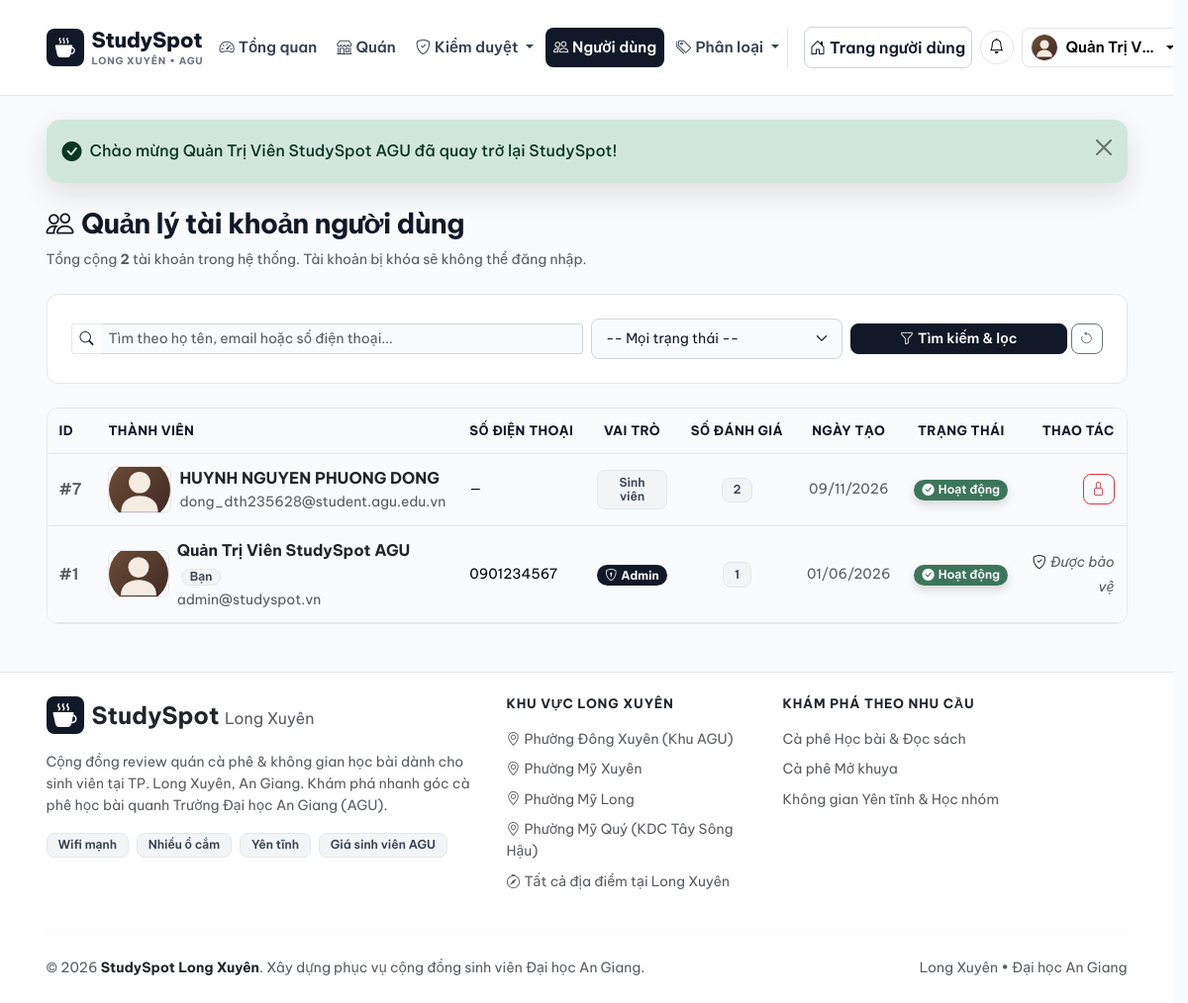
Page /admin/user (signed in) on the committed database.
### tables this page shows
CREATE TABLE `users` (
  `id` int(10) unsigned NOT NULL AUTO_INCREMENT,
  `name` varchar(100) NOT NULL COMMENT 'Họ và tên hiển thị',
  `email` varchar(150) NOT NULL COMMENT 'Email đăng nhập duy nhất',
  `password` varchar(255) NOT NULL COMMENT 'Mật khẩu mã hóa bằng password_hash',
  `phone` varchar(20) DEFAULT NULL COMMENT 'Số điện thoại liên hệ',
  `avatar` varchar(255) DEFAULT NULL COMMENT 'Đường dẫn ảnh đại diện',
  `role` enum('user','admin') NOT NULL DEFAULT 'user' COMMENT 'Vai trò người dùng',
  `status` enum('active','locked') NOT NULL DEFAULT 'active' COMMENT 'Trạng thái tài khoản',
  `created_at` datetime NOT NULL DEFAULT current_timestamp(),
  PRIMARY KEY (`id`),
  UNIQUE KEY `uk_users_email` (`email`),
  KEY `idx_users_role_status` (`role`,`status`)
);

### controllers/Admin/AdminUserController.php (called while the page is built, shortened)
<?php
class AdminUserController extends Controller
{
    private User $userModel;
    public function __construct()
    {
        $this->userModel = new User();
    }
    public function index(): void
    {
        $keyword = trim($_GET['q'] ?? '');
        $status = trim($_GET['status'] ?? '');
        $page = max(1, (int) ($_GET['page'] ?? 1));
        $result = $this->userModel->getAdminList($keyword, $status, $page, ADMIN_ITEMS_PER_PAGE);
        $this->render('admin/users/index', [
            'pageTitle'   => 'Quản lý Người dùng',
            'users'       => $result['items'],
            'total'       => $result['total'],
            'currentPage' => $result['currentPage'],
            'totalPages'  => $result['totalPages'],
            'filters'     => [
                'q'      => $keyword,
                'status' => $status,
            ],
        ], 'admin');
    }
}

### core/Router.php (called while the page is built, shortened)
<?php
class Router
{
    public function dispatch(): void
    {
        $actionSegment = 'index';
        $params = [];
        if (!empty($_GET['url'])) {
            $url = trim(filter_var($_GET['url'], FILTER_SANITIZE_URL), '/');
            $segments = $url !== '' ? explode('/', $url) : [];
            if (!empty($segments) && strtolower($segments[0]) === 'admin') {
                array_shift($segments);
                $controllerSegment = !empty($segments[0]) ? array_shift($segments) : 'dashboard';
                $actionSegment = !empty($segments[0]) ? array_shift($segments) : 'index';
                $params = $segments;
            } else {
                $controllerSegment = !empty($segments[0]) ? array_shift($segments) : 'home';
                $actionSegment = !empty($segments[0]) ? array_shift($segments) : 'index';
                $params = $segments;
            }
        }
        $actionMethod = $this->camelCase($actionSegment);
        $controllerObject = new $controllerClass();
        call_user_func_array([$controllerObject, $actionMethod], $params);
    }
    private function studlyCase(string $value): string
    {
        $value = str_replace(['-', '_'], ' ', strtolower($value));
        return str_replace(' ', '', ucwords($value));
    }
    private function camelCase(string $value): string
    {
        return lcfirst($this->studlyCase($value));
    }
}

### index.php (called while the page is built, shortened)
<?php
require_once __DIR__ . '/helpers/functions.php';
$router = new Router();
$router->dispatch();

### models/User.php (called while the page is built, shortened)
<?php
class User extends Model
{
    public function getAdminList(string $keyword = '', string $status = '', int $page = 1, int $perPage = ADMIN_ITEMS_PER_PAGE): array
    {
        $conditions = [];
        $params = [];
        $whereClause = !empty($conditions) ? 'WHERE ' . implode(' AND ', $conditions) : '';
        $countSql = "SELECT COUNT(*) FROM users u {$whereClause}";
        $total = (int) $this->fetchColumn($countSql, $params);
        $totalPages = max(1, (int) ceil($total / $perPage));
        $page = max(1, min($page, $totalPages));
        $offset = ($page - 1) * $perPage;
        $sql = "SELECT u.*,
                       (SELECT COUNT(*) FROM reviews r WHERE r.user_id = u.id) AS review_count
                FROM users u
                {$whereClause}
                ORDER BY u.id DESC
                LIMIT {$perPage} OFFSET {$offset}";
        return [
            'items'       => $this->fetchAll($sql, $params),
            'total'       => $total,
            'currentPage' => $page,
            'totalPages'  => $totalPages,
        ];
    }
}

### core/Model.php (called while the page is built, shortened)
<?php
class Model
{
    protected static ?PDO $pdo = null;
    public static function getConnection(): PDO
    {
        if (self::$pdo === null) {
            $dsn = sprintf(
                'mysql:host=%s;dbname=%s;charset=%s',
                DB_HOST,
                DB_NAME,
                DB_CHARSET
            );
            $options = [
                PDO::ATTR_ERRMODE            => PDO::ERRMODE_EXCEPTION,
                PDO::ATTR_DEFAULT_FETCH_MODE => PDO::FETCH_ASSOC,
                PDO::ATTR_EMULATE_PREPARES   => false,
            ];
            try {
                self::$pdo = new PDO($dsn, DB_USER, DB_PASS, $options);
            } catch (PDOException $e) {
                http_response_code(500);
                die('<div style="font-family:sans-serif;padding:40px;text-align:center;">
                        <h2>Không thể kết nối Cơ sở dữ liệu</h2>
                        <p>Vui lòng kiểm tra MySQL trong XAMPP và đảm bảo đã tạo CSDL <strong>studyspot</strong>.</p>
                    </div>');
            }
        }
        return self::$pdo;
    }
    protected function query(string $sql, array $params = []): PDOStatement
    {
        $stmt = self::getConnection()->prepare($sql);
        $stmt->execute($params);
        return $stmt;
    }
    protected function fetchAll(string $sql, array $params = []): array
    {
        return $this->query($sql, $params)->fetchAll();
    }
    protected function fetchColumn(string $sql, array $params = []): mixed
    {
        return $this->query($sql, $params)->fetchColumn();
    }
}

### helpers/functions.php (called while the page is built, shortened)
<?php
function e(?string $value): string
{
    return htmlspecialchars((string) $value, ENT_QUOTES, 'UTF-8');
}
function base_url(string $path = ''): string
{
    return rtrim(BASE_URL, '/') . '/' . ltrim($path, '/');
}
function get_image_url(?string $path, string $type = 'place', int|string|null $seed = null): string
{
    $defaultSvg = ($type === 'avatar')
        ? 'assets/img/avatar-default.svg'
        : 'assets/img/placeholder.svg';
    if ($type === 'avatar') {
        return base_url('assets/img/avatar-default.svg');
    }
    return base_url($defaultSvg);
}

### core/Session.php (called while the page is built, shortened)
<?php
class Session
{
    public static function user(): ?array
    {
        return $_SESSION['user'] ?? null;
    }
}

### views/admin/users/index.php (the view, shortened to what this page needs)
<?php
$currentAdminId = (int) (Session::user()['id'] ?? 0);
?>
<div class="d-flex flex-column flex-md-row justify-content-between align-items-md-center gap-3 mb-4">
    <div>
        <h1 class="page-title"><i class="bi bi-people me-2"></i>Quản lý tài khoản người dùng</h1>
        <p class="text-muted small mb-0">Tổng cộng <strong><?= number_format((int) $total) ?></strong> tài khoản trong hệ thống. Tài khoản bị khóa sẽ không thể đăng nhập.</p>
    </div>
</div>
<div class="surface-card p-4 mb-4">
    <form action="<?= base_url('admin/user') ?>" method="GET" class="row g-2 align-items-center">
        <div class="col-md-6">
            <div class="input-group input-group-sm">
                <span class="input-group-text bg-white border-end-0"><i class="bi bi-search text-coffee"></i></span>
                <input type="text" name="q" class="form-control border-start-0" placeholder="Tìm theo họ tên, email hoặc số điện thoại..." value="<?= e($filters['q'] ?? '') ?>">
            </div>
        </div>
        <div class="col-md-3">
            <select name="status" class="form-select form-select-sm">
                <option value="">-- Mọi trạng thái --</option>
            </select>
        </div>
        <div class="col-md-3 d-flex gap-1">
            <button type="submit" class="btn btn-sm btn-coffee flex-grow-1"><i class="bi bi-funnel me-1"></i>Tìm kiếm &amp; lọc</button>
            <a href="<?= base_url('admin/user') ?>" class="btn btn-sm btn-outline-secondary" data-bs-toggle="tooltip" title="Đặt lại bộ lọc">
                <i class="bi bi-arrow-counterclockwise"></i>
            </a>
        </div>
    </form>
</div>
<div class="surface-card overflow-hidden">
    <div class="table-responsive">
        <table class="table admin-table table-hover align-middle mb-0">
            <thead>
                <tr>
                    <th width="65" class="ps-3">ID</th>
                    <th>Thành viên</th>
                    <th>Số điện thoại</th>
                    <th class="text-center">Vai trò</th>
                    <th class="text-center">Số đánh giá</th>
                    <th class="text-center">Ngày tạo</th>
                    <th class="text-center">Trạng thái</th>
                    <th width="160" class="text-end pe-3">Thao tác</th>
                </tr>
            </thead>
            <tbody>
                <?php if (empty($users)): ?>
                    <tr>
                        <td colspan="8" class="text-center text-muted py-5">
                            <i class="bi bi-people fs-2 d-block mb-2 text-coffee"></i>
                            Không tìm thấy người dùng nào phù hợp.
                        </td>
                    </tr>
                <?php else: ?>
                    <?php foreach ($users as $u): ?>
                        <?php
                        $uid = (int) $u['id'];
                        $isSelf = ($uid === $currentAdminId);
                        $isAdminRole = ($u['role'] === 'admin');
                        ?>
                        <tr>
                            <td class="ps-3 text-muted fw-semibold">#<?= $uid ?></td>
                            <td>
                                <div class="d-flex align-items-center gap-2">
                                    <img src="<?= get_image_url($u['avatar'] ?? null, 'avatar') ?>" alt="<?= e($u['name']) ?>" class="admin-thumb" width="42" height="42">
                                    <div>
                                        <div class="fw-bold text-dark">
                                            <?= e($u['name']) ?>
                                            <?php if ($isSelf): ?>
                                                <span class="pill-amenity ms-1 py-0 px-2">Bạn</span>
                                            <?php endif; ?>
                                        </div>
                                        <div class="small text-muted"><?= e($u['email']) ?></div>
                                    </div>
                                </div>
                            </td>
                            <td class="small"><?= e($u['phone'] ?: '—') ?></td>
                            <td class="text-center">
                                <?php if ($isAdminRole): ?>
                                    <span class="badge rounded-pill px-2 py-1" style="background: #111827; color: #fff;"><i class="bi bi-shield-lock me-1"></i>Admin</span>
                                <?php else: ?>
                                    <span class="pill-amenity">Sinh viên</span>
                                <?php endif; ?>
                            </td>
                            <td class="text-center">
                                <span class="pill-amenity"><?= (int) ($u['review_count'] ?? 0) ?></span>
                            </td>
                            <td class="text-center small text-muted">
                                <?= date('d/m/Y', strtotime($u['created_at'])) ?>
                            </td>
                            <td class="text-center">
                                <?php if ($u['status'] === 'active'): ?>
                                    <span class="badge badge-status-open rounded-pill px-2 py-1">
                                        <i class="bi bi-check-circle-fill me-1"></i>Hoạt động
                                    </span>
                                <?php else: ?>
                                    <span class="badge badge-status-closed rounded-pill px-2 py-1">
                                        <i class="bi bi-lock-fill me-1"></i>Đang khóa
                                    </span>
                                <?php endif; ?>
                            </td>
                            <td class="text-end pe-3">
                                <?php if ($isSelf || $isAdminRole): ?>
                                    <span class="small text-muted fst-italic"><i class="bi bi-shield-check text-coffee me-1"></i>Được bảo vệ</span>
                                <?php else: ?>
                                    <form
                                        action="<?= base_url('admin/user/toggleStatus/' . $uid) ?>"
                                        method="POST"
                                        class="d-inline"
                                        onsubmit="return confirm('<?= $u['status'] === 'active' ? 'Bạn có chắc muốn KHÓA tài khoản này?' : 'Mở khóa cho tài khoản này?' ?>');"
                                    >
                                        <?php if ($u['status'] === 'active'): ?>
                                            <button type="submit" class="btn btn-sm btn-outline-danger" data-bs-toggle="tooltip" title="Khóa tài khoản thành viên này">
                                                <i class="bi bi-lock"></i>
                                            </button>
                                        <?php else: ?>
                                            <button type="submit" class="btn btn-sm btn-success" data-bs-toggle="tooltip" title="Mở khóa cho tài khoản này">
                                                <i class="bi bi-unlock"></i>
                                            </button>
                                        <?php endif; ?>
                                    </form>
                                <?php endif; ?>
                            </td>
                        </tr>
                    <?php endforeach; ?>
                <?php endif; ?>
            </tbody>
        </table>
    </div>
</div>

### rows in the picture
users: id "7", name "HUYNH NGUYEN PHUONG DONG", email "dong_dth235628@student.agu.edu.vn", phone "—", role "Sinh viên", review_count "2", created_at "09/11/2026", status "active" (drawn)
users: id "1", name "Quản Trị Viên StudySpot AGU", shows "Bạn", email "admin@studyspot.vn", phone "0901234567", role "admin" (drawn), review_count "1", created_at "01/06/2026", status "active" (drawn), shows "Được bảo vệ"

### other values in the picture
$adminUser['name'] "Quản Trị V…"
$flash['message'] "Chào mừng Quản Trị Viên StudySpot AGU đã quay trở lại StudySpot!"
$total "2"
SITE_SLOGAN "Cộng đồng review quán cà phê & không gian học bài dành cho sinh viên"
SITE_NAME "StudySpot"
